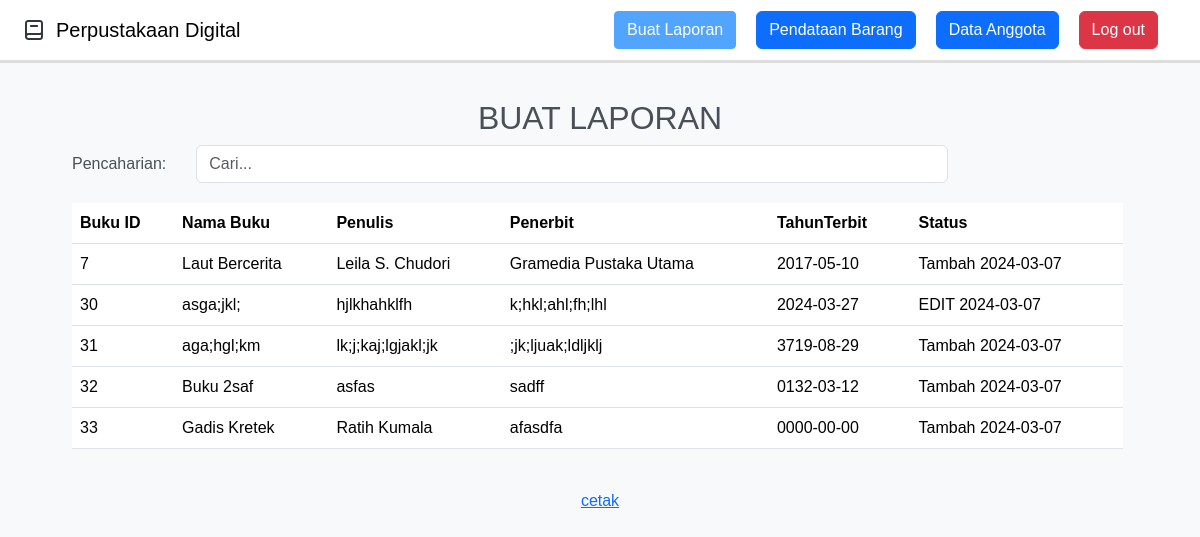
Screenshot of /admin/buatlaporan.php with the database file from the repository.
### tables this page shows
CREATE TABLE `buku` (
  `BukuID` int(11) NOT NULL,
  `Judul` varchar(255) NOT NULL,
  `Penulis` varchar(255) NOT NULL,
  `Penerbit` varchar(255) NOT NULL,
  `TahunTerbit` date NOT NULL,
  `gambar` text NOT NULL,
  `Deskripsi` text NOT NULL,
  `status` varchar(50) NOT NULL,
  `TanggalHariIni` date DEFAULT NULL,
  `NamaKategori` varchar(255) NOT NULL
);

### admin/buatlaporan.php (the view, shortened to what this page needs)
<?php
include "../function.php";
if (isset($_GET['cari'])) {
    $pencaharian = $_GET['cari'];
    $query = "SELECT * FROM buku WHERE BukuID LIKE '%$pencaharian%' OR Judul LIKE '%$pencaharian%' OR Penulis LIKE '%$pencaharian%' OR Penerbit LIKE '%$pencaharian%' OR TahunTerbit LIKE '%$pencaharian%' ORDER BY BukuID ASC";
} else {
    $query = "SELECT * FROM buku ORDER BY BukuID ASC";
}
$tampil = mysqli_query($conn, $query);
?>
<!DOCTYPE html>
<html lang="en">
<head>
    <link href="https://cdn.jsdelivr.net/npm/bootstrap@5.3.2/dist/css/bootstrap.min.css" rel="stylesheet">
</head>
<body>
    <nav class="navbar navbar-expand-lg navbar-box sticky-top">
        <div class="container-fluid">
            <img src="img/Book.png" alt="Logo" class="navbar-logo">
            <a class="navbar-brand" href="admin.html">Perpustakaan Digital</a>
            <div class="collapse navbar-collapse" id="navbarSupportedContent">
                <div class="d-flex align-items-center ms-auto">
                    <div class="ms-2">
                        <button class="btn1" onclick="window.location.href='buatlaporan.php'">Buat
                            Laporan</button>
                        <button class="btn btn-primary" onclick="window.location.href='pendataanbarang.php'">Pendataan
                            Barang</button>
                        <button class="btn btn-primary" onclick="window.location.href='dataanggota.php'">Data
                            Anggota</button>
                        <button class="btn btn-danger" onclick="window.location.href='../home.php'">Log
                            out</button>
                    </div>
                </div>
            </div>
        </div>
    </nav>
    <h2>BUAT LAPORAN</h2>
    <div class="container">
        <form method="GET" action="buatlaporan.php">
            <div class="search-bar">
                <label for="cari">Pencaharian:</label>
                <div class="input-group">
                    <input type="text" id="cari" name="cari" class="form-control" value="<?php echo isset($_GET['cari']) ? $_GET['cari'] : ''; ?>" placeholder="Cari...">
                </div>
            </div>
            <div class="table-container">
                <table class="table">
                    <thead>
                        <tr>
                            <th>Buku ID</th>
                            <th>Nama Buku</th>
                            <th>Penulis</th>
                            <th>Penerbit</th>
                            <th>TahunTerbit</th>
                            <th>Status</th>
                        </tr>
                    </thead>
                    <tbody>
                        <?php
                        while ($data = mysqli_fetch_array($tampil)) {
                            $BukuID = $data['BukuID'];
                            $NamaBuku = $data['Judul'];
                            $Penulis = $data['Penulis'];
                            $Penerbit = $data['Penerbit'];
                            $TahunTerbit = $data['TahunTerbit'];
                            $Status = $data['status'];
                            $TanggalHariIni = $data['TanggalHariIni'];
                            $StatusTanggal = $Status . ($TanggalHariIni ? " " . $TanggalHariIni : "");
                        ?>
                            <tr>
                                <td><?= $BukuID; ?></td>
                                <td><?= $NamaBuku; ?></td>
                                <td><?= $Penulis; ?></td>
                                <td><?= $Penerbit; ?></td>
                                <td><?= $TahunTerbit; ?></td>
                                <td><?= $StatusTanggal; ?></td>
                            </tr>
                        <?php
                        };
                        ?>
                    </tbody>
                </table>
            </div>
        </form>
    </div>
    <div style="text-align: center; margin-bottom: 20px;">
        <br>
        <a href="cetak.php" target="_blank">cetak</a>
    </div>
</body>
</html>

### admin/buatlaporan.php (style rules this page uses)
body { background-color: #f8f9fa; color: #495057; font-family: Arial, sans-serif; }
.container { max-width: 75%; margin-left: 5%; margin-right: 5%; }
h2 { text-align: center; margin-top: 3%; }
.table-container { margin-top: 20px; width: 120%; }
.search-bar { display: flex; align-items: center; justify-content: space-between; margin-bottom: 20px; }
.search-bar label { margin-right: 30px; }
.navbar-box { background-color: #ffffff; padding: 10px; border-bottom: 3px solid #ddd; }
.navbar-logo { max-height: 40px; margin-right: 10px; }
.btn1 { background-color: #52a5fe; color: #fff; border: 1px solid #52a5fe; padding: 0.375rem 0.75rem; font-size: 1rem; line-height: 1.5; border-radius: 0.25rem; cursor: pointer; }
.navbar .ms-2 { display: flex; align-items: center; }
.navbar .ms-2 .btn { margin-right: 20px; }
.navbar .ms-2 .btn1 { margin-right: 20px; }

### rows the page displays
buku: BukuID "7", Judul "Laut Bercerita", Penulis "Leila S. Chudori", Penerbit "Gramedia Pustaka Utama", TahunTerbit "2017-05-10", StatusTanggal "Tambah 2024-03-07"
buku: BukuID "30", Judul "asga;jkl;", Penulis "hjlkhahklfh", Penerbit "k;hkl;ahl;fh;lhl", TahunTerbit "2024-03-27", StatusTanggal "EDIT 2024-03-07"
buku: BukuID "31", Judul "aga;hgl;km", Penulis "lk;j;kaj;lgjakl;jk", Penerbit ";jk;ljuak;ldljklj", TahunTerbit "3719-08-29", StatusTanggal "Tambah 2024-03-07"
buku: BukuID "32", Judul "Buku 2saf", Penulis "asfas", Penerbit "sadff", TahunTerbit "0132-03-12", StatusTanggal "Tambah 2024-03-07"
buku: BukuID "33", Judul "Gadis Kretek", Penulis "Ratih Kumala", Penerbit "afasdfa", TahunTerbit "0000-00-00", StatusTanggal "Tambah 2024-03-07"
